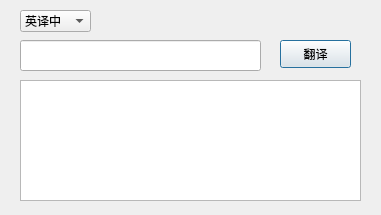
<?xml version="1.0" encoding="UTF-8"?>
<ui version="4.0">
 <class>Fanyi</class>
 <widget class="QDialog" name="Fanyi">
  <property name="geometry">
   <rect>
    <x>0</x>
    <y>0</y>
    <width>381</width>
    <height>215</height>
   </rect>
  </property>
  <property name="windowTitle">
   <string>回首向来萧瑟处</string>
  </property>
  <widget class="QPushButton" name="pushButton">
   <property name="geometry">
    <rect>
     <x>280</x>
     <y>40</y>
     <width>71</width>
     <height>28</height>
    </rect>
   </property>
   <property name="text">
    <string>翻译</string>
   </property>
  </widget>
  <widget class="QLineEdit" name="lineEdit">
   <property name="geometry">
    <rect>
     <x>20</x>
     <y>40</y>
     <width>241</width>
     <height>31</height>
    </rect>
   </property>
  </widget>
  <widget class="QTextBrowser" name="textBrowser">
   <property name="geometry">
    <rect>
     <x>20</x>
     <y>80</y>
     <width>341</width>
     <height>121</height>
    </rect>
   </property>
  </widget>
  <widget class="QComboBox" name="comboBox">
   <property name="geometry">
    <rect>
     <x>20</x>
     <y>10</y>
     <width>71</width>
     <height>22</height>
    </rect>
   </property>
   <item>
    <property name="text">
     <string>英译中</string>
    </property>
   </item>
   <item>
    <property name="text">
     <string>中译英</string>
    </property>
   </item>
  </widget>
 </widget>
 <resources/>
 <connections/>
</ui>
